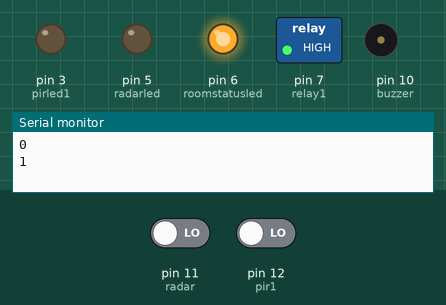
The sketch below on a simulated Arduino Uno, built with avr-gcc and run on an emulated ATmega328P. On the bench: switched loads named in the sketch (green lamp = pin HIGH), output pins drawn as LEDs (lit = HIGH), buzzer (waves = sounding, pin HIGH), the last lines printed to the serial monitor. The inputs (shaded band) are chosen by the test bench; at power-on: pin 11 (radar) LOW, pin 12 (pir1) LOW.

Above: at 3.6 s.
3.7 s: pin 11 (radar) driven HIGH
At 4.9 s:
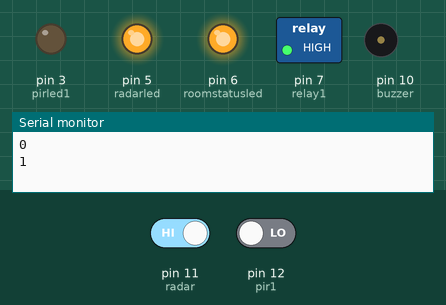
5.2 s: pin 12 (pir1) driven HIGH
At 6.2 s:
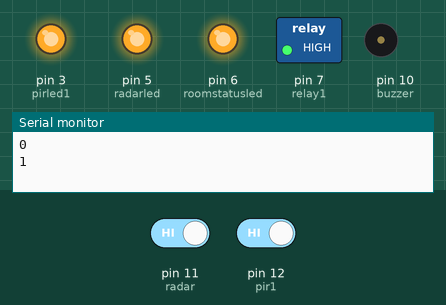
6.7 s: pin 11 (radar) driven LOW
At 7.3 s:
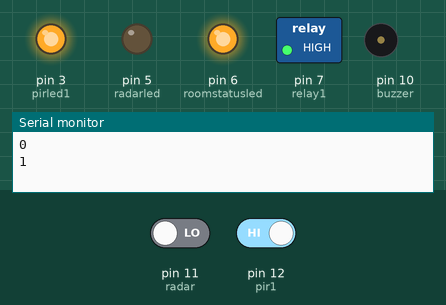
8.2 s: pin 12 (pir1) driven LOW
At 8.5 s:
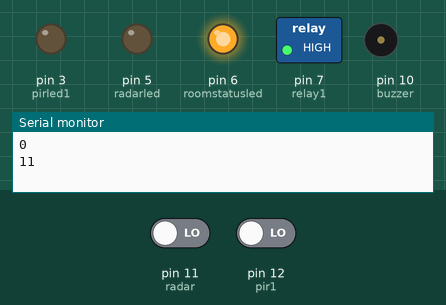
Timing chart, 0 to 10.7 s (numbered marks = the images above; inputs shaded):
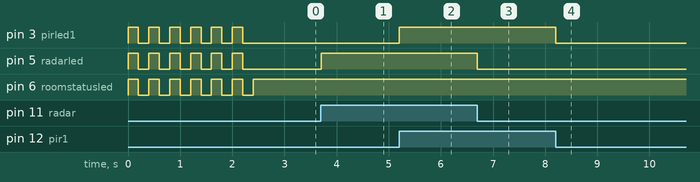

Measured:
- after the input at 3.7 s, pin 5 (radarled): LOW → HIGH at once
- after the input at 5.2 s, pin 3 (pirled1): LOW → HIGH at once
- after the input at 6.7 s, pin 5 (radarled): HIGH → LOW at once
- after the input at 8.2 s, pin 3 (pirled1): HIGH → LOW at once

The sketch:

occupancy32.ino
```cpp
// Microwave radar RCWL 0516 and PIR State machine. Even more simplified state management. warning buzzer.
#include <SoftwareSerial.h>
#include "Timer.h"

/*
// home
const int pir1 = 8;
const int pirled1 = 4;
const int radar = 11;
const int radarled = 5;
const int roomstatusled = 7;
const int buzzer = 13; //  @office: buzzer is active high
const int relay1 = ??;
*/
// office
const int pir1 = 12;
const int pirled1 = 3;
const int radar = 11;  //A6;  originally pir2 = 11 -> has been given to uW radar !
const int radarled = 5;
const int roomstatusled = 6;
const int buzzer = 10; // buzzer is active high
const int relay1 = 7;

// Software serial port for BT
/*
// home
const int softTx = 3;  // TX pin for Arduino; connect the Rx of BT shield to this pin
const int softRx = 2;   // RX pin for Arduino; Tx of the BT shield
*/
// office
const int softTx = A3;  // TX pin for Arduino; connect the Rx of BT shield to this pin
const int softRx = A2;   // RX pin for Arduino; Tx of the BT shield
SoftwareSerial softSerial(softRx, softTx); // The order is RX, TX
#define ser Serial
#define baud 9600
/*
#define ser softSerial
//#define baud 38400 // in case 9800 is not working with BT
#define baud 9600
*/

// *** Timer durations SHOULD be unsigned long int, if they are > 16 bit! ***
unsigned int statusinterval = 5*1000; // 5 seconds
unsigned int tickinterval = 100;    // in milliSec; 10 ticks=1 second
unsigned int buzzerticks = 50*10;   // n*10 ticks=n seconds
unsigned int releaseticks = 60*10;  // n*10 ticks=n seconds
Timer T;

void setup() {
  pinMode(radar, INPUT);
  pinMode(pir1, INPUT);
  pinMode(radarled, OUTPUT);
  pinMode(pirled1, OUTPUT);
  pinMode(roomstatusled, OUTPUT);
  pinMode(buzzer, OUTPUT);
  pinMode(relay1, OUTPUT);
  digitalWrite(relay1, LOW);
  digitalWrite(radarled, LOW);
  digitalWrite(pirled1, LOW);
  digitalWrite(roomstatusled, LOW);
  digitalWrite(buzzer, LOW); // active high @ office
  ser.begin(baud);
  ser.println("0"); // Reset indicator
  blinker();
  occupyRoom(); // program starts in occupied status
  int timerid1 = T.every(tickinterval, tick);
  T.every(statusinterval ,sendStatus);
}

void loop() {
  T.update();
}

boolean occupied = 1;
boolean radarstatus = 0;
boolean pirstatus1 = 0;
unsigned int tickcounter = 0;

void tick() {
    radarstatus = digitalRead(radar);
    digitalWrite(radarled, radarstatus);
    pirstatus1 = digitalRead(pir1);
    digitalWrite(pirled1, pirstatus1);

    if (!occupied)
        if (radarstatus & pirstatus1)
            occupyRoom();

    if (radarstatus | pirstatus1)
          tickcounter = 0;  // keep resetting it, if there is motion

    tickcounter++;

    if (tickcounter == buzzerticks) {
        if (occupied)
            buzz();
    }
    else
    if (tickcounter == releaseticks){
         tickcounter = 0;
         if (occupied)
               releaseRoom();
    }
}

// Status:
// 1 - occupied state
// 2 - pre-release warning event
// 3 - vacant state
void sendStatus() {
  if (occupied)
     ser.print("1");
  else
     ser.print("3");
}

void occupyRoom() {
  occupied = 1;
  digitalWrite(roomstatusled, HIGH);
  digitalWrite(relay1, HIGH);
  sendStatus();
}

void releaseRoom() {
  occupied = 0;
  digitalWrite(roomstatusled, LOW);
  digitalWrite(relay1, LOW);
  sendStatus();
}

// pre-release warning
void buzz() {
  ser.print("2"); // a temporary event indicator, not an actual state
  T.oscillate (buzzer,75, LOW, 6);
  T.oscillate (roomstatusled, 100, HIGH, 4);
}

void blinker() {
  for (int i=0; i<6; i++) {
    digitalWrite(radarled, HIGH);
    digitalWrite(pirled1, HIGH);
    digitalWrite(roomstatusled, HIGH);
    delay(200);
    digitalWrite(radarled, LOW);
    digitalWrite(pirled1, LOW);
    digitalWrite(roomstatusled, LOW);
    delay(200);
  }
}
```
